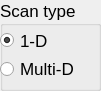
   <widget class="QGroupBox" name="groupBox">
    <property name="geometry">
     <rect>
      <x>840</x>
      <y>30</y>
      <width>101</width>
      <height>91</height>
     </rect>
    </property>
    <property name="font">
     <font>
      <pointsize>13</pointsize>
     </font>
    </property>
    <property name="autoFillBackground">
     <bool>false</bool>
    </property>
    <property name="title">
     <string>Scan type</string>
    </property>
    <property name="flat">
     <bool>true</bool>
    </property>
    <property name="checkable">
     <bool>false</bool>
    </property>
    <property name="checked">
     <bool>false</bool>
    </property>
    <widget class="QWidget" name="verticalLayoutWidget">
     <property name="geometry">
      <rect>
       <x>0</x>
       <y>29</y>
       <width>91</width>
       <height>51</height>
      </rect>
     </property>
     <layout class="QVBoxLayout" name="verticalLayout_2">
      <item>
       <widget class="QRadioButton" name="oneD_radioButton">
        <property name="text">
         <string>1-D</string>
        </property>
        <property name="checked">
         <bool>true</bool>
        </property>
       </widget>
      </item>
      <item>
       <widget class="QRadioButton" name="nD_radioButton">
        <property name="text">
         <string>Multi-D</string>
        </property>
        <property name="checked">
         <bool>false</bool>
        </property>
       </widget>
      </item>
     </layout>
    </widget>
   </widget>
